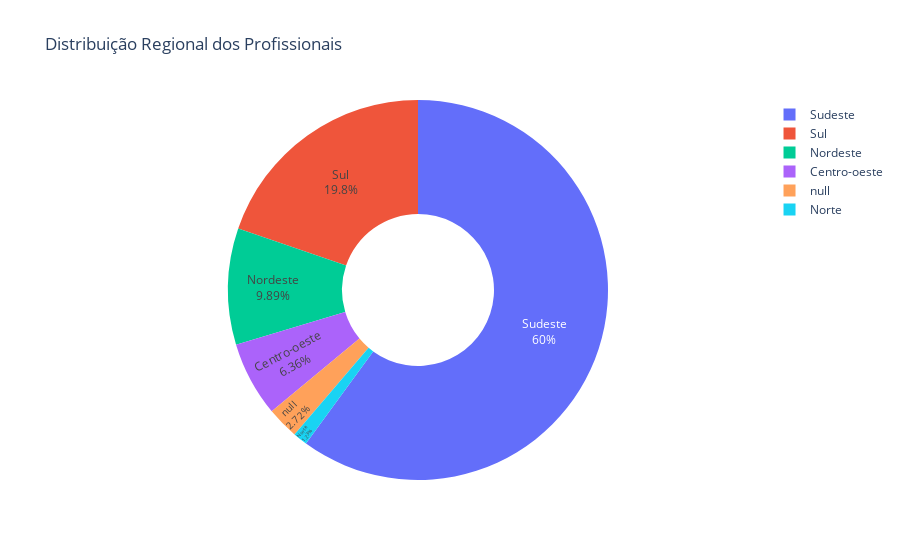

The code cell stored with this chart in its notebook:
### Markdown cell above
### Distribuição Regional dos profissionais
- Sudeste domina com 60% dos profissionais.
- Em seguida o sul (19,8%), Nordeste (9,89%), Centro-Oeste (6,35%) e Norte (2,78%).
- Esses dados mostram a desigualdade regional no setor de tecnologia e dados. Regiãoes que tem maior desenvolvimento econômico concentram mais profissionais da área. 
- Pode haver oportunidades para desccentralizar profissionais com trabalho remoto.

### Code cell
# @title Distribuição por região do Brasil
fig = px.pie(
    df,
    names="1.i.2_regiao_onde_mora",
    title="Distribuição Regional dos Profissionais",
    hole=0.4
)
fig.update_traces(textposition='inside', textinfo='percent+label')
fig.show()

### Figure 1 — Plotly figure (JSON) as saved in the notebook; plotly's stock layout.template omitted (floating-point values rounded to 4 significant figures; data arrays with more than 128 entries replaced by an {"elided": "..."} marker saying what was removed)
{"data": [{"domain": {"x": [0, 1], "y": [0, 1]}, "hole": 0.4, "hovertemplate": "1.i.2_regiao_onde_mora=%{label}<extra></extra>", "labels": {"elided": "5217 str values"}, "legendgroup": "", "name": "", "showlegend": true, "textinfo": "percent+label", "textposition": "inside", "type": "pie"}], "layout": {"legend": {"tracegroupgap": 0}, "title": {"text": "Distribuição Regional dos Profissionais"}}}
